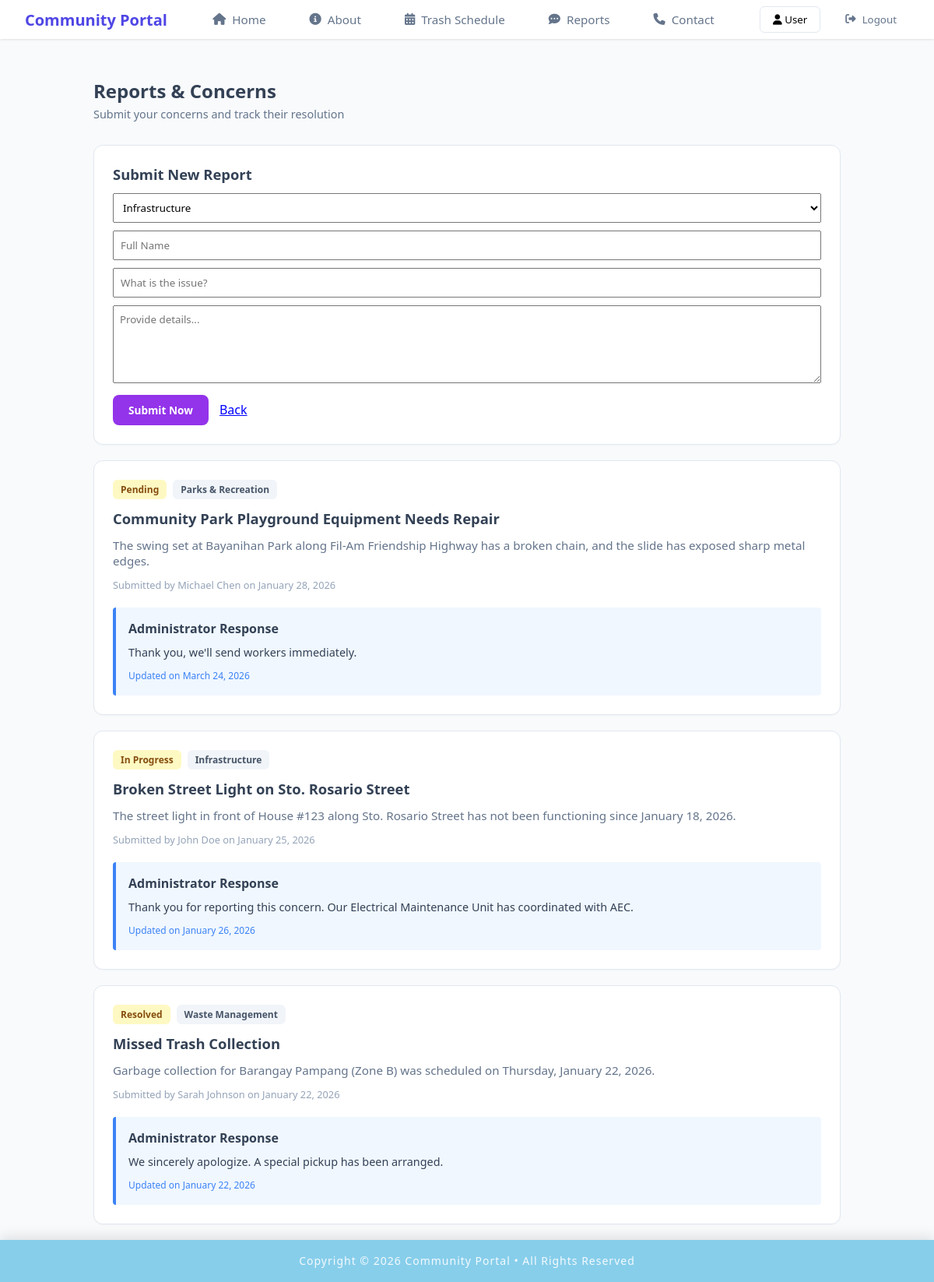
The page /member/member_reports.php?show_form=true on the database its author committed.
### tables this page shows
CREATE TABLE `reports` (
  `report_id` int NOT NULL AUTO_INCREMENT,
  `report_name` varchar(100) NOT NULL,
  `report_title` varchar(200) NOT NULL,
  `report_tag` varchar(50) NOT NULL,
  `report_content` text NOT NULL,
  `report_submitted` timestamp NOT NULL DEFAULT CURRENT_TIMESTAMP,
  `status` varchar(20) DEFAULT 'Pending',
  `admin_note` text,
  `admin_resolved` timestamp NULL DEFAULT NULL,
  PRIMARY KEY (`report_id`)
);

### member/member_reports.php (the view, shortened to what this page needs)
<?php
include "../includes/db_conn.php";
include "../includes/member_header.php";
?>
<!DOCTYPE html>
<html lang="en">
    <head>
        <link rel="stylesheet" href="../css/member_reports.css">
        <link rel="stylesheet" href="https://cdnjs.cloudflare.com/ajax/libs/font-awesome/6.5.0/css/all.min.css">
    </head>
    <body>
        <div class="content-wrapper">
            <div class="container">
                <div class="page-header">
                    <div class="header-content">
                        <div class="title-row">
                            <h1>Reports & Concerns</h1>
                        </div>
                        <p class="subtitle">Submit your concerns and track their resolution</p>
                    </div>
                </div>
            <?php if (isset($_GET['show_form'])): ?>
                <div class="report-card">
                    <h2>Submit New Report</h2>
                    <form method="POST" action="" onsubmit="return confirm('Are you sure you want to submit this concern? Once submitted, it cannot be edited or deleted.');">
                        <select name="txt_tag" class="_tag">
                            <option value="Infrastructure">Infrastructure</option>
                        </select>
                        <input type="text" name="txt_name" placeholder="Full Name" required class="_name">
                        <input type="text" name="txt_title" placeholder="What is the issue?" required class="_title">
                        <textarea name="txt_content" placeholder="Provide details..." required class="_content"></textarea>
                        <button type="submit" name="btn_save" class="btn-submit">Submit Now</button>
                        <a href="?" class="back-option">Back</a>
                    </form>
                </div>
            <?php endif; ?>
            <main class="report-list">
                <?php
                    $stmt = $pdo->query("SELECT * FROM reports ORDER BY report_submitted DESC");
                    if ($stmt->rowCount() > 0) {
                        while($report = $stmt->fetch()) {
                            $isAnnouncement = ($report['report_tag'] == 'Announcement');
                    ?>
                        <article class="report-card">
                            <div class="badge-container">
                                <?php if(!$isAnnouncement): ?>
                                    <span class="badge status-pending"><?php echo htmlspecialchars($report['status'] ?? ''); ?></span>
                                <?php endif; ?>
                                <span class="badge tag"><?php echo htmlspecialchars($report['report_tag'] ?? ''); ?></span>
                            </div>
                            <h2><?php echo htmlspecialchars($report['report_title'] ?? ''); ?></h2>
                            <p class="report-text"><?php echo htmlspecialchars($report['report_content'] ?? ''); ?></p>
                            <div class="author-meta">
                                Submitted by <?php echo htmlspecialchars($report['report_name'] ?? ''); ?> on <?php echo date("F j, Y", strtotime($report['report_submitted'] ?? '')); ?>
                            </div>
                            <?php if(!empty($report['admin_note'])): ?>
                                <section class="admin-reply">
                                    <h3><?php echo $isAnnouncement ? 'Additional Information' : 'Administrator Response'; ?></h3>
                                    <p><?php echo htmlspecialchars($report['admin_note'] ?? ''); ?></p>
                                    <time class="reply-date">Updated on <?php echo date("F j, Y", strtotime($report['admin_resolved'])); ?></time>
                                </section>
                            <?php elseif(!$isAnnouncement): ?>
                                <section class="admin-reply">
                                    <p><em>Awaiting administrative review...</em></p>
                                </section>
                            <?php endif; ?>
                        </article>
                    <?php
                        }
                    }
                    ?>
            </main>
        </div>
    </body>
</html>
<?php
include "../includes/footer.php";
?>

### css/header.css (style rules this page uses)
* { margin: 0; padding: 0; box-sizing: border-box; font-family: 'Segoe UI', Tahoma, Geneva, Verdana, sans-serif; }
body { background-color: #f8fafc; color: #334155; }

### css/member_reports.css (style rules this page uses)
html, body { margin: 0; padding: 0; }
:root { --primary-purple: #9333ea; --bg-gray: #f8fafc; --card-white: #ffffff; --border-gray: #e2e8f0; --text-dark: #1e293b; --text-muted: #64748b; --link-blue: #3b82f6; --reply-bg: #f0f7ff; }
.content-wrapper { padding-top: 100px; background-color: var(--bg-gray); min-height: 100vh; }
.page-header { display: flex; justify-content: space-between; align-items: flex-start; margin-bottom: 30px; }
.container { max-width: 1000px; margin: 0 auto; padding: 0 20px; width: 100%; }
.title-row { display: flex; align-items: center; gap: 10px; }
h1 { font-size: 1.5rem; margin: 0; font-weight: 700; }
.subtitle { color: var(--text-muted); font-size: 0.9rem; margin: 4px 0 0 0; }
.btn-submit { background-color: var(--primary-purple); color: white; border: none; padding: 10px 20px; border-radius: 8px; font-weight: 600; cursor: pointer; font-size: 0.85rem; transition: opacity 0.2s; }
._tag, ._name, ._title { width: 100%; margin-bottom:10px; padding:8px; }
._content { width:100%; margin-bottom:10px; padding:8px; height:100px; }
.back-option { margin-left:10px; color:blue; }
.report-card { background: var(--card-white); border: 1px solid var(--border-gray); border-radius: 12px; padding: 24px; margin-bottom: 20px; box-shadow: 0 1px 2px rgba(0,0,0,0.03); }
.badge-container { display: flex; gap: 8px; margin-bottom: 12px; }
.badge { padding: 4px 10px; border-radius: 6px; font-size: 0.75rem; font-weight: 600; }
.status-pending { background: #fef9c3; color: #854d0e; }
.tag { background: #f1f5f9; color: #475569; }
.report-card h2 { font-size: 1.15rem; margin: 0 0 12px 0; }
.report-text { font-size: 0.95rem; color: var(--text-muted); margin-bottom: 12px; }
.author-meta { font-size: 0.8rem; color: #94a3b8; margin-bottom: 20px; }
.admin-reply { background-color: var(--reply-bg); border-left: 4px solid var(--link-blue); padding: 16px; border-radius: 4px; }
.admin-reply h3 { font-size:1rem; margin-bottom:10px; }
.admin-reply p { font-size: 0.9rem; margin: 0 0 8px 0; color: #334155; }
.reply-date { font-size: 0.75rem; color: var(--link-blue); font-weight: 500; }

### rows shown on the page
reports: status "Pending", report_tag "Parks & Recreation", report_title "Community Park Playground Equipment Needs Repair", report_content "The swing set at Bayanihan Park along Fil-Am Friendship Highway has a broken chain, and the slide has exposed sharp metal edges.", report_name "Michael Chen", report_submitted "January 28, 2026", shows "Administrator Response", admin_note "Thank you, we'll send workers immediately.", admin_resolved "March 24, 2026"
reports: status "In Progress", report_tag "Infrastructure", report_title "Broken Street Light on Sto. Rosario Street", report_content "The street light in front of House #123 along Sto. Rosario Street has not been functioning since January 18, 2026.", report_name "John Doe", report_submitted "January 25, 2026", shows "Administrator Response", admin_note "Thank you for reporting this concern. Our Electrical Maintenance Unit has coordinated with AEC.", admin_resolved "January 26, 2026"
reports: status "Resolved", report_tag "Waste Management", report_title "Missed Trash Collection", report_content "Garbage collection for Barangay Pampang (Zone B) was scheduled on Thursday, January 22, 2026.", report_name "Sarah Johnson", report_submitted "January 22, 2026", shows "Administrator Response", admin_note "We sincerely apologize. A special pickup has been arranged.", admin_resolved "January 22, 2026"
